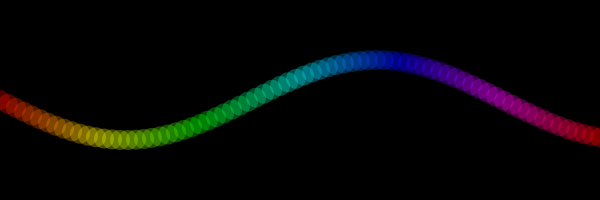
Frame 1 (no input)
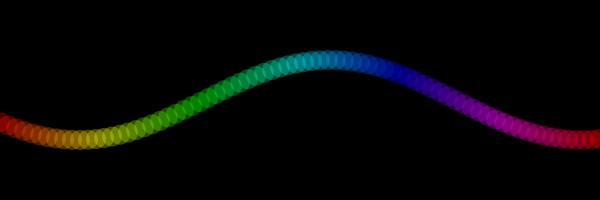
Frame 60 (the mouse pressed at the canvas centre just before this capture)
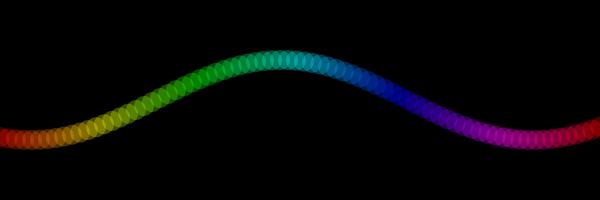
Frame 120 (the mouse held since frame 60 and released just before this capture)

The Processing sketch that drew these frames (run headless with seeded random() and noise(); from frame 60 on, the mouse is pressed at the canvas centre):

// Processing sketch: wave
// ── wave.pde
float theta, angVel, amp;
int xspace = 8;
int d = 20;

void setup() {
  size(600, 200);
  colorMode(HSB, width, 100, 100, 100);
  theta = 0;
  angVel = .1;
  noStroke();
  fill(255, 120);
  amp = height*.4;
}

void draw() {
  background(0);
  float ang = theta;
  for (int x = 0; x <= width; x+=xspace) {
    fill(x, 100, 100, 30);
    float y = map(sin(ang), -1, 1, height/2 - amp/2, height/2 + amp/2);
    ellipse(x, y, d, d);
    ang+=angVel;
  }
  theta+=.01;
}
